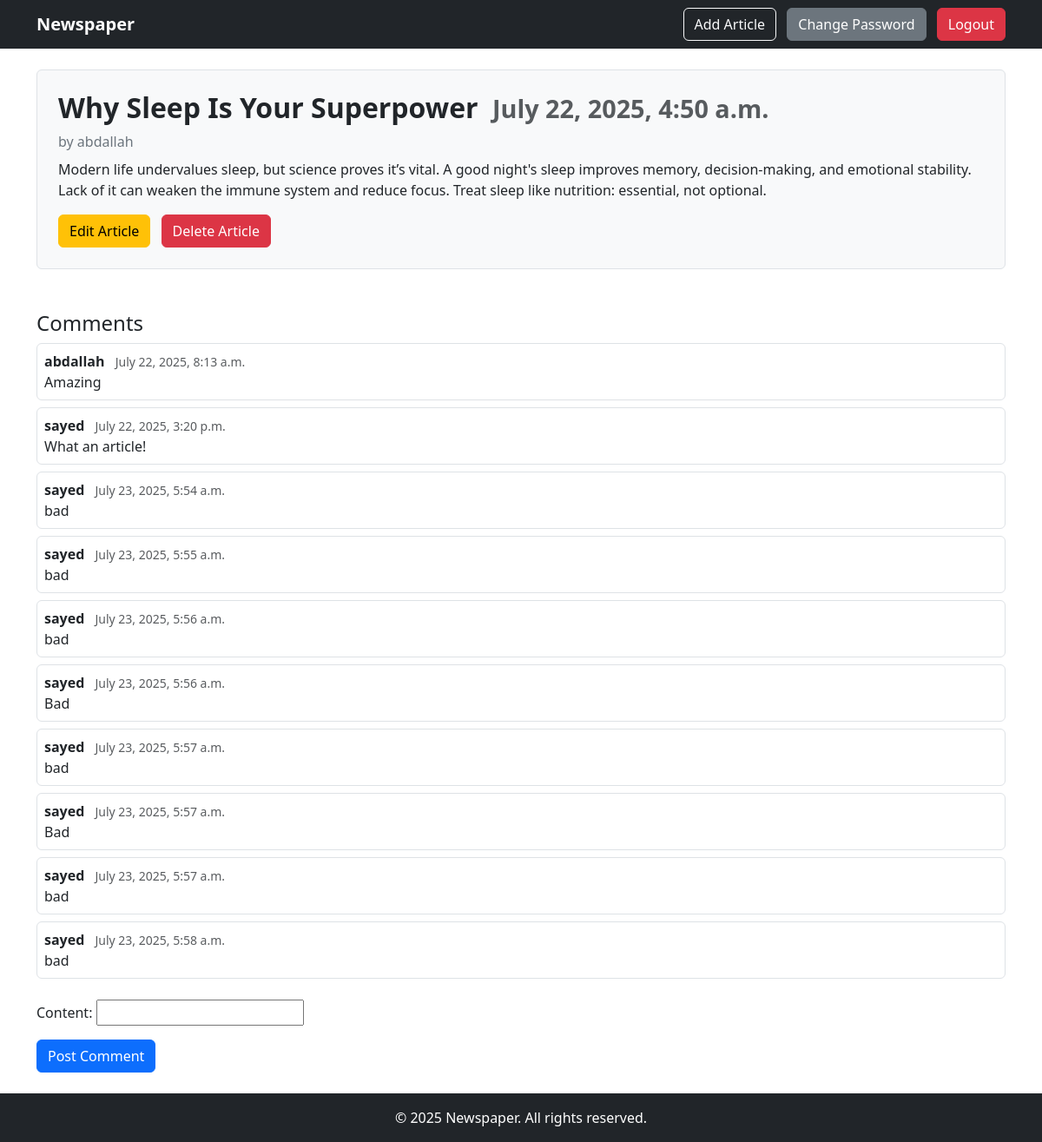
The app's page /article/3 (signed in) with its own data.
### articles/models.py (models this page shows, shortened)
class Article(models.Model):
    title = models.CharField(max_length=100)
    body = models.TextField()
    author = models.ForeignKey(User, on_delete=models.CASCADE)
    create_at = models.DateTimeField(auto_now_add=True)  # Add Date Automatically

class Comment(models.Model):
    article = models.ForeignKey(
        Article,
        null=True,
        blank=False,
        on_delete=models.CASCADE,
        related_name="comments",
    )
    writer = models.ForeignKey(User, on_delete=models.CASCADE)
    content = models.CharField(max_length=100)
    date = models.DateTimeField(auto_now_add=True)
    illegal_words = ["Fuck", "Ugly", "Bad"]

### articles/views.py (the view, shortened to what this page needs)
# urls.py: path("article/<int:pk>", views.ArticleDetails, name="article_details"),
def ArticleDetails(request, pk):
    article = Article.objects.get(id=pk)
    comments = article.comments.all()
    form = CommentForm()
    context = {"article": article, "comments": comments, "comment_form": form}
    return render(request, "articles/article_details.html", context)

### articles/forms.py
class CommentForm(forms.ModelForm):
    class Meta:
        model = Comment
        fields = ("content",)

### templates/articles/article_details.html (shortened to what this page needs)
{% extends "base.html" %} {% block content %}
<div class="p-4 border rounded bg-light">
  <h2 class="fw-bold">
    {{ article.title }}
    <small class="text-muted ms-2" style="font-size: 0.9em"
      >{{ article.create_at }}</small
    >
  </h2>
  <div class="mb-2">
    <span class="text-secondary">by {{ article.author }}</span>
  </div>
  <div>{{ article.body }}</div>
  {% if article.author == user%}
  <a href="{% url 'edit_article' article.pk %}" class="btn btn-warning mt-3"
    >Edit Article</a
  >
  <a
    href="{% url 'delete_article' article.pk %}"
    class="btn btn-danger mt-3 ms-2"
    >Delete Article</a
  >
  {%endif%}
</div>
<div class="mt-5">
  <h4>Comments</h4>
  {% if comments %} {% for comment in comments %}
  <div class="border rounded p-2 mb-2 bg-white">
    <strong>{{ comment.writer }}</strong>
    <small class="text-muted ms-2">{{ comment.date }}</small>
    <div>{{ comment.content }}</div>
  </div>
  {% endfor %} {% else %}
  <p class="text-muted">No comments yet.</p>
  {% endif %} {% if user.is_authenticated %}
  <form method="post" class="mt-4">
    {% csrf_token %} {{ comment_form.as_p }}
    <button type="submit" class="btn btn-primary">Post Comment</button>
  </form>
  {% else %}
  <div class="mt-3">
    <a href="{% url 'login' %}">Log in</a> to add a comment.
  </div>
  {% endif %}
</div>
{% endblock content %}

### records on screen
Article: title "Why Sleep Is Your Superpower", create_at "July 22, 2025, 4:50 a.m.", author "abdallah", body "Modern life undervalues sleep, but science proves it’s vital. A good night's sleep improves memory, decision-making, and emotional stability. Lack of it can weaken the immune system and reduce focus. Treat sleep like nutrition: essential, not optional."
Comment: writer "abdallah", date "July 22, 2025, 8:13 a.m.", content "Amazing"
Comment: writer "sayed", date "July 22, 2025, 3:20 p.m.", content "What an article!"
Comment: writer "sayed", date "July 23, 2025, 5:54 a.m.", content "bad"
Comment: writer "sayed", date "July 23, 2025, 5:55 a.m.", content "bad"
Comment: writer "sayed", date "July 23, 2025, 5:56 a.m.", content "bad"
Comment: writer "sayed", date "July 23, 2025, 5:56 a.m.", content "Bad"
Comment: writer "sayed", date "July 23, 2025, 5:57 a.m.", content "bad"
Comment: writer "sayed", date "July 23, 2025, 5:57 a.m.", content "Bad"
Comment: writer "sayed", date "July 23, 2025, 5:57 a.m.", content "bad"
Comment: writer "sayed", date "July 23, 2025, 5:58 a.m.", content "bad"

### other values on screen
{{ year|default:2025 }} "2025"
